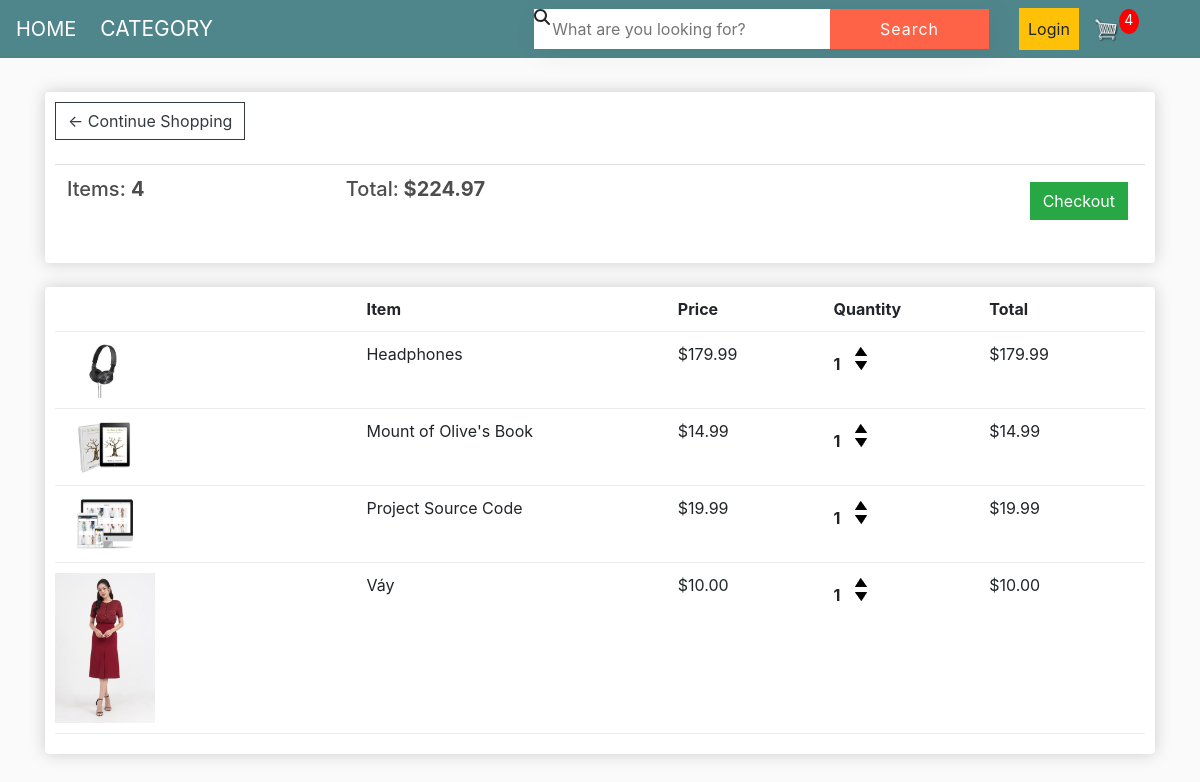
The app's page /cart/ (signed in) with its own data.
### store/models.py (models this page shows, shortened)
class Order(models.Model):
	customer = models.ForeignKey(Customer, on_delete=models.SET_NULL, null=True, blank=True)
	date_ordered = models.DateTimeField(auto_now_add=True)
	complete = models.BooleanField(default=False)
	transaction_id = models.CharField(max_length=100, null=True)
	@property
	def get_cart_total(self):
		orderitems = self.orderitem_set.all()
		total = sum([item.get_total for item in orderitems])
		return total
	@property
	def get_cart_items(self):
		orderitems = self.orderitem_set.all()
		total = sum([item.quantity for item in orderitems])
		return total

class OrderItem(models.Model):
	product = models.ForeignKey(Product, on_delete=models.SET_NULL, null=True)
	order = models.ForeignKey(Order, on_delete=models.SET_NULL, null=True)
	quantity = models.IntegerField(default=0, null=True, blank=True)
	date_added = models.DateTimeField(auto_now_add=True)
	@property
	def get_total(self):
		total = self.product.price * self.quantity
		return total

class Product(models.Model):
	name = models.CharField(max_length=200)
	price = models.FloatField()
	digital = models.BooleanField(default=False,null=True, blank=True)
	image = models.ImageField(null=True, blank=True)
	@property
	def imageURL(self):
		try:
			url = self.image.url
		except:
			url = ''
		return url

### store/views.py (the view)
# urls.py: path('cart/', views.cart, name="cart"),
def cart(request):
	data = cartData(request)
	cartItems = data['cartItems']
	order = data['order']
	items = data['items']
	context = {'items':items, 'order':order, 'cartItems':cartItems}
	return render(request, 'store/cart.html', context)

### store/utils.py (called while the page is built)
def cartData(request):
	if request.user.is_authenticated:
		customer = request.user.customer
		order, created = Order.objects.get_or_create(customer=customer, complete=False)
		items = order.orderitem_set.all()
		cartItems = order.get_cart_items
	else:
		cookieData = cookieCart(request)
		cartItems = cookieData['cartItems']
		order = cookieData['order']
		items = cookieData['items']
	return {'cartItems':cartItems ,'order':order, 'items':items}

### store/templates/store/cart.html
{% extends 'store/main.html' %}
{% load static %}
{% block content %}
	<div class="row">
		<div class="col-lg-12">
			<div class="box-element">
				<a  class="btn btn-outline-dark" href="{% url 'store' %}">&#x2190; Continue Shopping</a>
				<br>
				<br>
				<table class="table">
					<tr>
						<th><h5>Items: <strong>{{order.get_cart_items}}</strong></h5></th>
						<th><h5>Total:<strong> ${{order.get_cart_total|floatformat:2}}</strong></h5></th>
						<th>
							<a  style="float:right; margin:5px;" class="btn btn-success" href="{% url 'checkout' %}">Checkout</a>
						</th>
					</tr>
				</table>
			</div>
			<br>
			<div class="box-element">
				<div class="cart-row">
					<div style="flex:2"></div>
					<div style="flex:2"><strong>Item</strong></div>
					<div style="flex:1"><strong>Price</strong></div>
					<div style="flex:1"><strong>Quantity</strong></div>
					<div style="flex:1"><strong>Total</strong></div>
				</div>
				{% for item in items %}
				<div class="cart-row">
					<div style="flex:2"><img class="row-image" src="{{item.product.imageURL}}"></div>
					<div style="flex:2"><p>{{item.product.name}}</p></div>
					<div style="flex:1"><p>${{item.product.price|floatformat:2}}</p></div>
					<div style="flex:1">
						<p class="quantity">{{item.quantity}}</p>
						<div class="quantity">
							<img data-product="{{item.product.id}}" data-action="add" class="chg-quantity update-cart" src="{% static  'images/arrow-up.png' %}">
							<img data-product="{{item.product.id}}" data-action="remove" class="chg-quantity update-cart" src="{% static  'images/arrow-down.png' %}">
						</div>
					</div>
					<div style="flex:1"><p>${{item.get_total|floatformat:2}}</p></div>
				</div>
				{% endfor %}
			</div>
		</div>
	</div>
{% endblock content %}

### static/css/main.css (style rules this page uses)
body { background-color: hsl(0, 0%, 98%); }
h1,h2,h3,h4,h5,h6 { color:hsl(0, 0%, 30%); }
.box-element { box-shadow:hsl(0, 0%, 80%) 0 0 16px; background-color: #fff; border-radius: 4px; padding: 10px; }
.col-lg-4, .col-lg-6, .col-lg-8, .col-lg-12 { margin-top: 10px; }
.btn { border-radius: 0; }
.row-image { width: 100px; }
.cart-row { display: flex; align-items: flex-stretch; padding-bottom: 10px; margin-bottom: 10px; border-bottom: 1px solid #ececec; }
.quantity { display: inline-block; font-weight: 700; padding-right:10px; }
.chg-quantity { width: 12px; cursor: pointer; display: block; margin-top: 5px; transition:.1s; }

### records on screen
Order: get_cart_items "4", get_cart_total "224.97"
OrderItem: product.imageURL (picture), product.name "Headphones", product.price "179.99", quantity "1", get_total "179.99"
OrderItem: product.imageURL (picture), product.name "Mount of Olive's Book", product.price "14.99", quantity "1", get_total "14.99"
OrderItem: product.imageURL (picture), product.name "Project Source Code", product.price "19.99", quantity "1", get_total "19.99"
OrderItem: product.imageURL (picture), product.name "Váy", product.price "10.00", quantity "1", get_total "10.00"

### other values on screen
{{ cartItems }} "4"
